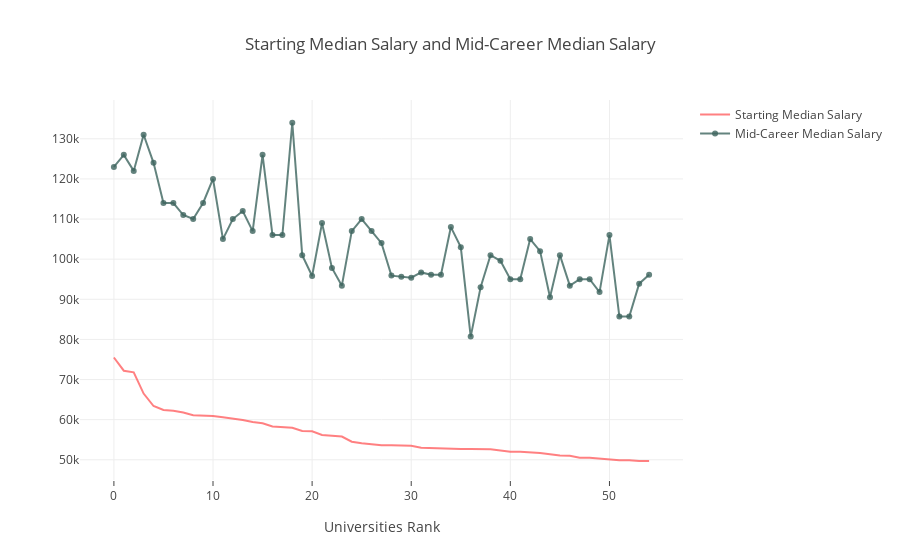

This figure's notebook cell:
### Markdown cell above
### Visualization <a id="14"></a>
<mark>[Return Contents](#0)
<hr>
    
### Compare Schools <a id="15"></a>

Now, let's compare the pay for the schools.

### Code cell
# Line Charts
# prepare data frame
df = salariesByCollege_df.sort_values('starting', ascending=False)
df = df.iloc[:55,:]
new_df = df.reset_index()

# Creating trace1
trace1 = go.Scatter(
                    x = new_df.index.values,
                    y = df.starting,
                    mode = "lines",
                    name = "Starting Median Salary",
                    marker = dict(color = 'rgba(324, 97, 98, 0.8)'),
                    text= df.schoolname)
# Creating trace2
trace2 = go.Scatter(
                    x = new_df.index.values,
                    y = df.midcareer,
                    mode = "lines+markers",
                    name = "Mid-Career Median Salary",
                    marker = dict(color = 'rgba(61, 100, 94, 0.8)'),
                    text= df.schoolname)
data = [trace1, trace2]
layout = dict(title = 'Starting Median Salary and Mid-Career Median Salary',
              xaxis= dict(title= 'Universities Rank',ticklen= 5,zeroline= False)
             )
fig = dict(data = data, layout = layout)
iplot(fig)

### Figure 1 — Plotly figure (JSON) as saved in the notebook; plotly's stock layout.template omitted (floating-point values rounded to 4 significant figures)
{"data": [{"marker": {"color": "rgba(324, 97, 98, 0.8)"}, "mode": "lines", "name": "Starting Median Salary", "text": ["California Institute of Technology (CIT)", "Massachusetts Institute of Technology (MIT)", "Harvey Mudd College", "Princeton University", "Harvard University", "Polytechnic University of New York, Brooklyn", "Cooper Union", "Carnegie Mellon University (CMU)", "Rensselaer Polytechnic Institute (RPI)", "Worcester Polytechnic Institute (WPI)", "University of Pennsylvania", "Stevens Institute of Technology", "Cornell University", "University of California, Berkeley", "Columbia University", "Yale University", "Georgia Institute of Technology", "Colorado School of Mines", "Dartmouth College", "Cal Poly San Luis Obispo", "University of Missouri - Rolla (UMR)", "Brown University", "Illinois Institute of Technology (IIT)", "South Dakota School of Mines & Technology", "Amherst College", "Bucknell University", "Lafayette College", "Washington and Lee University", "Binghamton University", "San Jose State University (SJSU)", "Virginia Polytechnic Institute and State University (Virginia Tech)", "Wentworth Institute of Technology", "University of Illinois at Urbana-Champaign (UIUC)", "University of Illinois at Urbana-Champaign (UIUC)", "Colgate University", "University of Virginia (UVA)", "Embry-Riddle Aeronautical University (ERAU)", "University of Michigan", "University of California at Los Angeles (UCLA)", "University of California, Davis", "University of Maryland, College Park", "University of Maryland, College Park", "Occidental College", "Williams College", "Purdue University", "University of California, San Diego (UCSD)", "New Mexico Institute of Mining and Technology (New Mexico Tech)", "University of California, Santa Barbara (UCSB)", "University of California, Santa Barbara (UCSB)", "Rutgers University", "College of the Holy Cross", "Pennsylvania State University (PSU)", "Pennsylvania State University (PSU)", "University of Texas (UT) - Austin", "Texas A&M University"], "x": [0, 1, 2, 3, 4, 5, 6, 7, 8, 9, 10, 11, 12, 13, 14, 15, 16, 17, 18, 19, 20, 21, 22, 23, 24, 25, 26, 27, 28, 29, 30, 31, 32, 33, 34, 35, 36, 37, 38, 39, 40, 41, 42, 43, 44, 45, 46, 47, 48, 49, 50, 51, 52, 53, 54], "y": [75500, 72200, 71800, 66500, 63400, 62400, 62200, 61800, 61100, 61000, 60900, 60600, 60300, 59900, 59400, 59100, 58300, 58100, 58000, 57200, 57100, 56200, 56000, 55800, 54500, 54100, 53900, 53600, 53600, 53500, 53500, 53000, 52900, 52900, 52800, 52700, 52700, 52700, 52600, 52300, 52000, 52000, 51900, 51700, 51400, 51100, 51000, 50500, 50500, 50300, 50200, 49900, 49900, 49700, 49700], "type": "scatter", "uid": "8a28cd27-f5ec-46d9-8ae5-d0169040f3f7"}, {"marker": {"color": "rgba(61, 100, 94, 0.8)"}, "mode": "lines+markers", "name": "Mid-Career Median Salary", "text": ["California Institute of Technology (CIT)", "Massachusetts Institute of Technology (MIT)", "Harvey Mudd College", "Princeton University", "Harvard University", "Polytechnic University of New York, Brooklyn", "Cooper Union", "Carnegie Mellon University (CMU)", "Rensselaer Polytechnic Institute (RPI)", "Worcester Polytechnic Institute (WPI)", "University of Pennsylvania", "Stevens Institute of Technology", "Cornell University", "University of California, Berkeley", "Columbia University", "Yale University", "Georgia Institute of Technology", "Colorado School of Mines", "Dartmouth College", "Cal Poly San Luis Obispo", "University of Missouri - Rolla (UMR)", "Brown University", "Illinois Institute of Technology (IIT)", "South Dakota School of Mines & Technology", "Amherst College", "Bucknell University", "Lafayette College", "Washington and Lee University", "Binghamton University", "San Jose State University (SJSU)", "Virginia Polytechnic Institute and State University (Virginia Tech)", "Wentworth Institute of Technology", "University of Illinois at Urbana-Champaign (UIUC)", "University of Illinois at Urbana-Champaign (UIUC)", "Colgate University", "University of Virginia (UVA)", "Embry-Riddle Aeronautical University (ERAU)", "University of Michigan", "University of California at Los Angeles (UCLA)", "University of California, Davis", "University of Maryland, College Park", "University of Maryland, College Park", "Occidental College", "Williams College", "Purdue University", "University of California, San Diego (UCSD)", "New Mexico Institute of Mining and Technology (New Mexico Tech)", "University of California, Santa Barbara (UCSB)", "University of California, Santa Barbara (UCSB)", "Rutgers University", "College of the Holy Cross", "Pennsylvania State University (PSU)", "Pennsylvania State University (PSU)", "University of Texas (UT) - Austin", "Texas A&M University"], "x": [0, 1, 2, 3, 4, 5, 6, 7, 8, 9, 10, 11, 12, 13, 14, 15, 16, 17, 18, 19, 20, 21, 22, 23, 24, 25, 26, 27, 28, 29, 30, 31, 32, 33, 34, 35, 36, 37, 38, 39, 40, 41, 42, 43, 44, 45, 46, 47, 48, 49, 50, 51, 52, 53, 54], "y": [123000, 126000, 122000, 131000, 124000, 114000, 114000, 111000, 110000, 114000, 120000, 105000, 110000, 112000, 107000, 126000, 106000, 106000, 134000, 101000, 95800, 109000, 97800, 93400, 107000, 110000, 107000, 104000, 95900, 95600, 95400, 96700, 96100, 96100, 108000, 103000, 80700, 93000, 101000, 99600, 95000, 95000, 105000, 102000, 90500, 101000, 93400, 95000, 95000, 91800, 106000, 85700, 85700, 93900, 96100], "type": "scatter", "uid": "53bc9db2-1320-44a6-819b-0e97ddb705c3"}], "layout": {"title": "Starting Median Salary and Mid-Career Median Salary", "xaxis": {"ticklen": 5, "title": "Universities Rank", "zeroline": false}}}
